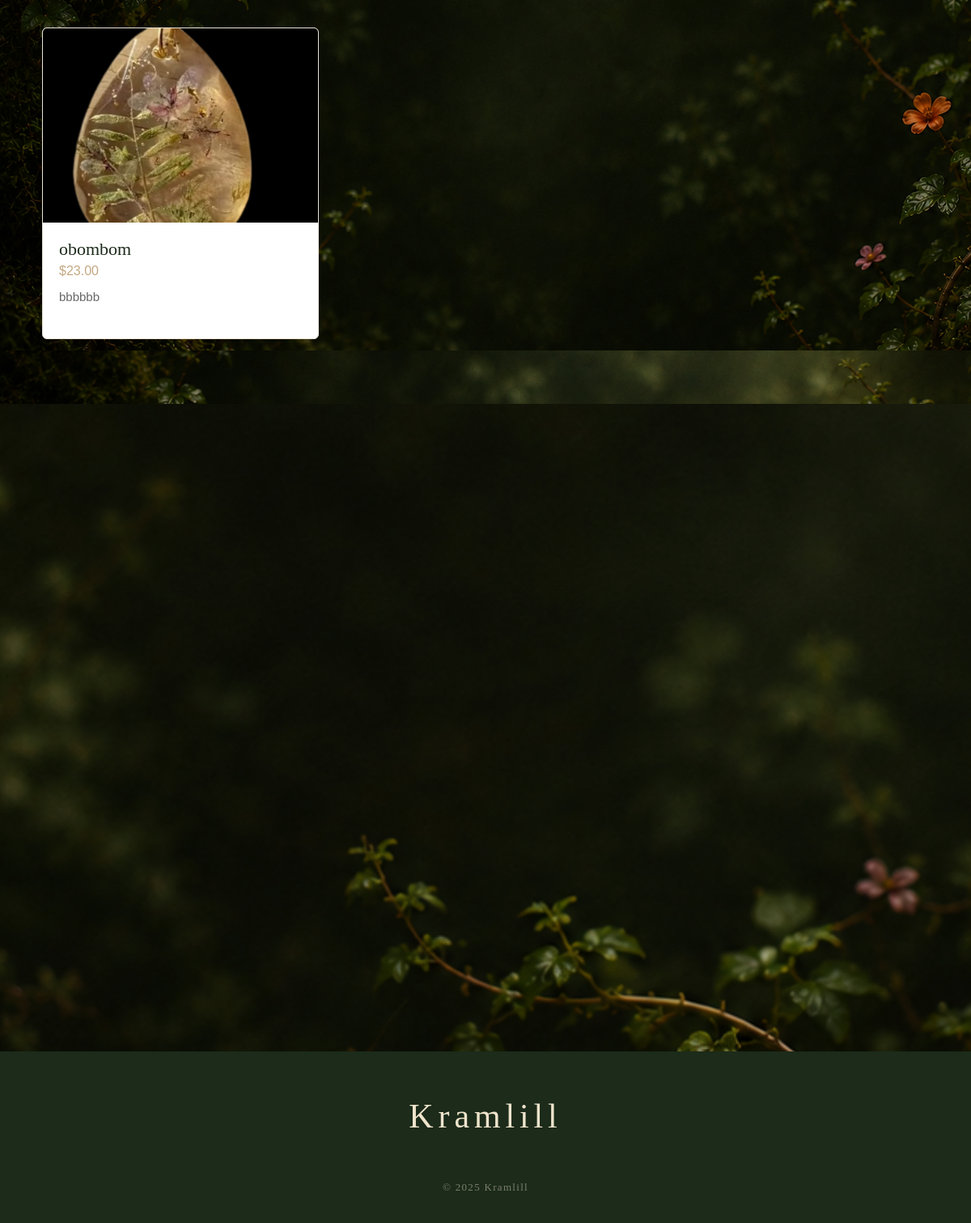
Before: / (lower part) with the older database file.
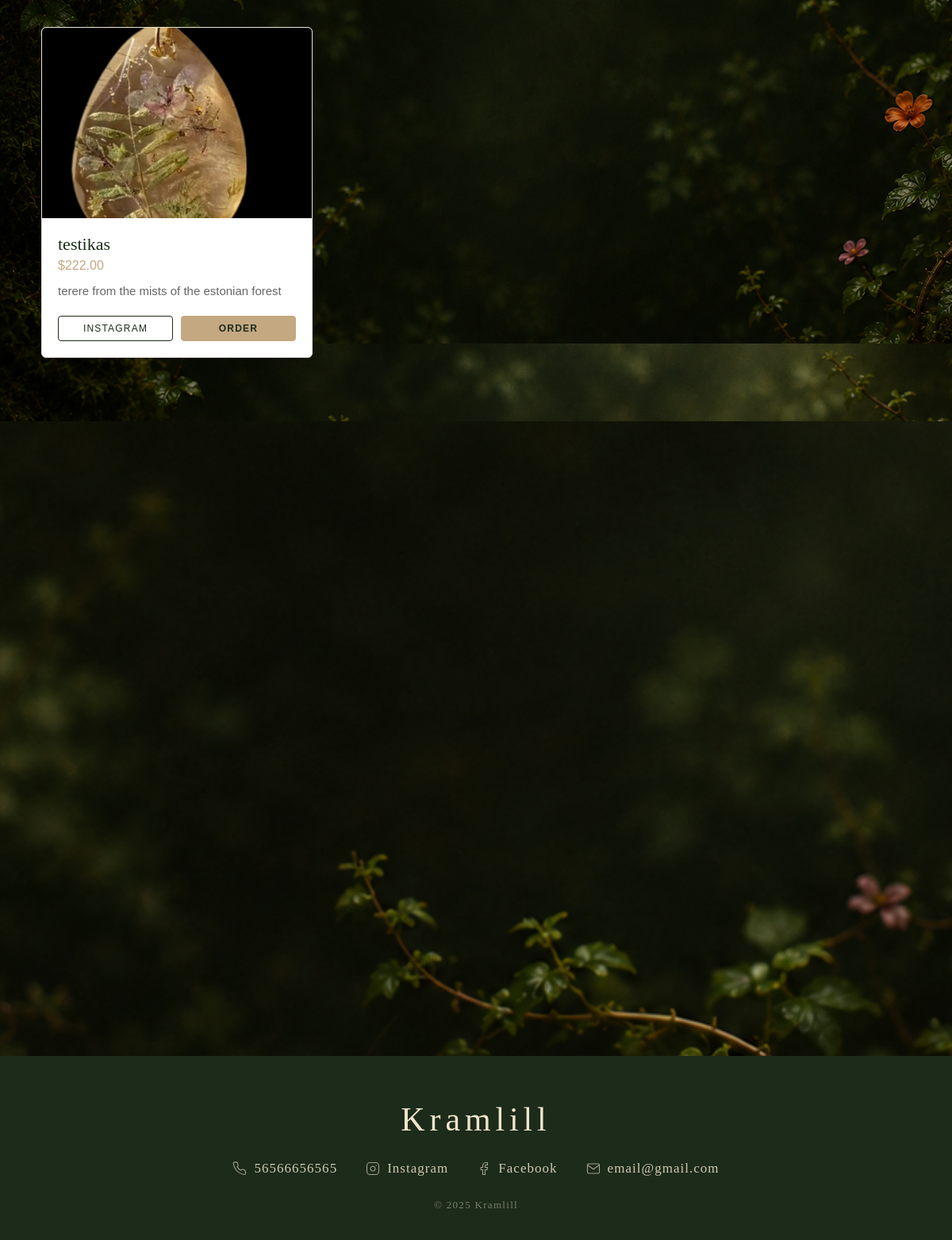
After: the same page with the newer database file.
### backend/models.py (models this page shows, shortened)
class Product(db.Model):
    __tablename__ = 'products'
    id = db.Column(db.Integer, primary_key=True)
    name = db.Column(db.String(120), nullable=False)
    description = db.Column(db.Text, nullable=True)
    price = db.Column(db.Float, nullable=False)
    stock = db.Column(db.Integer, nullable=False, default=0)
    image_filename = db.Column(db.String(255), nullable=True)
    where_to_get = db.Column(db.Text, nullable=True)
    instagram_url = db.Column(db.String(255), nullable=True)
    phone = db.Column(db.String(50), nullable=True)
    category = db.Column(db.String(50), nullable=False, default='Normal')

class SiteSettings(db.Model):
    __tablename__ = 'site_settings'
    id = db.Column(db.Integer, primary_key=True)
    phone = db.Column(db.String(50), nullable=True)
    instagram_url = db.Column(db.String(255), nullable=True)
    facebook_url = db.Column(db.String(255), nullable=True)
    email = db.Column(db.String(255), nullable=True)

### backend/app.py (the view)
@app.route('/')
def index():
    pinned_1 = Product.query.filter_by(category='Pinned 1').first()
    pinned_2 = Product.query.filter_by(category='Pinned 2').first()
    pinned_3 = Product.query.filter_by(category='Pinned 3').first()
    normal_products = Product.query.filter_by(category='Normal').all()
    settings = SiteSettings.query.get(1)
    return render_template('index.html', pinned_1=pinned_1, pinned_2=pinned_2, pinned_3=pinned_3, normal_products=normal_products, settings=settings)

### frontend/templates/index.html (shortened to what this page needs)
<!DOCTYPE html>
<html lang="en">
<head>
    <link rel="stylesheet" href="{{ url_for('static', filename='css/style.css') }}">
</head>
<body>
{% macro gallery_json(product) -%}
{%- set ns = namespace(urls=[]) -%}
{%- if product.image_filename -%}{%- set ns.urls = ns.urls + [url_for('static', filename='uploads/' + product.image_filename)] -%}{%- endif -%}
{%- for gi in product.gallery_images -%}{%- set ns.urls = ns.urls + [url_for('static', filename='uploads/' + gi.filename)] -%}{%- endfor -%}
{{- ns.urls | tojson -}}
{%- endmacro %}
    <section class="normal-products-section">
        <div class="normal-grid">
            {% for product in normal_products %}
                <div class="normal-card product-clickable"
                     data-name="{{ product.name }}"
                     data-price="{{ '%.2f'|format(product.price) }}"
                     data-description="{{ product.description or '' }}"
                     data-where="{{ product.where_to_get or '' }}"
                     data-instagram="{{ product.instagram_url or '' }}"
                     data-phone="{{ product.phone or '' }}"
                     data-gallery='{{ gallery_json(product) }}'>
                    <div class="normal-image-container">
                        {% if product.image_filename %}
                            <img src="{{ url_for('static', filename='uploads/' + product.image_filename) }}" alt="{{ product.name }}">
                        {% else %}
                            <div class="normal-image-placeholder">No Image</div>
                        {% endif %}
                    </div>
                    <div class="normal-details">
                        <h3 class="normal-name">{{ product.name }}</h3>
                        <p class="normal-price">${{ "%.2f"|format(product.price) }}</p>
                        <p class="normal-desc">{{ product.description }}</p>
                        <div class="normal-actions">
                            {% if product.instagram_url %}
                                <a href="{{ product.instagram_url }}" target="_blank" class="normal-btn insta" onclick="event.stopPropagation()">Instagram</a>
                            {% endif %}
                            {% if product.phone %}
                                <a href="tel:{{ product.phone }}" class="normal-btn call" onclick="event.stopPropagation()">Order</a>
                            {% endif %}
                        </div>
                    </div>
                </div>
            {% else %}
                <div class="no-products">
                    <p>No additional catalog products available yet.</p>
                </div>
            {% endfor %}
        </div>
    </section>
    <section class="catalog-footer"></section>
    <footer class="site-footer">
        <div class="footer-inner">
            <p class="footer-brand">Kramlill</p>
            <div class="footer-contacts">
                {% if settings and settings.phone %}
                <a href="tel:{{ settings.phone }}" class="footer-contact-item">
                    <span>{{ settings.phone }}</span>
                </a>
                {% endif %}
                {% if settings and settings.instagram_url %}
                <a href="{{ settings.instagram_url }}" target="_blank" class="footer-contact-item">
                    <span>Instagram</span>
                </a>
                {% endif %}
                {% if settings and settings.facebook_url %}
                <a href="{{ settings.facebook_url }}" target="_blank" class="footer-contact-item">
                    <svg xmlns="http://www.w3.org/2000/svg" width="18" height="18" viewBox="0 0 24 24" fill="none" stroke="currentColor" stroke-width="1.5" stroke-linecap="round" stroke-linejoin="round"><path d="M18 2h-3a5 5 0 0 0-5 5v3H7v4h3v8h4v-8h3l1-4h-4V7a1 1 0 0 1 1-1h3z"/></svg>
                    <span>Facebook</span>
                </a>
                {% endif %}
                {% if settings and settings.email %}
                <a href="mailto:{{ settings.email }}" class="footer-contact-item">
                    <svg xmlns="http://www.w3.org/2000/svg" width="18" height="18" viewBox="0 0 24 24" fill="none" stroke="currentColor" stroke-width="1.5" stroke-linecap="round" stroke-linejoin="round"><path d="M4 4h16c1.1 0 2 .9 2 2v12c0 1.1-.9 2-2 2H4c-1.1 0-2-.9-2-2V6c0-1.1.9-2 2-2z"/><polyline points="22,6 12,13 2,6"/></svg>
                    <span>{{ settings.email }}</span>
                </a>
                {% endif %}
            </div>
            <p class="footer-copy">&copy; {{ 2025 }} Kramlill</p>
        </div>
    </footer>
</body>
</html>

### frontend/static/css/style.css (style rules this page uses)
:root { --forest-green: #1c2b1a; --cream-light: #faf6ee; --cream-gold: #efe4cc; --gold-accent: #c4a882; --dark-text: #2c352a; --white: #ffffff; --accent-red: #d73a49; }
body { font-family: 'Cormorant Garamond', Georgia, serif; margin: 0; padding: 0; background-color: var(--cream-light); color: var(--dark-text); }
.normal-products-section { width: 100%; box-sizing: border-box; padding: 80px 52px; background-image: url('../images/productpage_background4.png'); background-repeat: repeat; background-size: auto; }
.catalog-footer { width: 100%; min-height: 100vh; background-image: url('../images/productpage-background1.png'); background-size: cover; background-position: center; background-repeat: no-repeat; background-attachment: fixed; }
.normal-grid { display: grid; grid-template-columns: repeat(auto-fill, minmax(280px, 1fr)); gap: 35px; }
.normal-card { background: var(--white); border-radius: 6px; border: 1px solid #eae2d5; overflow: hidden; transition: transform 0.3s ease, box-shadow 0.3s ease; display: flex; flex-direction: column; }
.normal-image-container { width: 100%; height: 240px; overflow: hidden; background: #fdfdfd; }
.normal-image-container img { width: 100%; height: 100%; object-fit: cover; transition: transform 0.5s ease; }
.normal-details { padding: 20px; display: flex; flex-direction: column; flex-grow: 1; }
.normal-name { margin: 0 0 5px 0; font-size: 22px; font-weight: 400; color: var(--forest-green); }
.normal-price { margin: 0 0 12px 0; font-family: sans-serif; color: var(--gold-accent); font-size: 16px; }
.normal-desc { margin: 0 0 20px 0; font-size: 15px; line-height: 1.5; color: #666; flex-grow: 1; font-family: sans-serif; }
.normal-actions { display: flex; gap: 10px; }
.normal-btn { flex: 1; text-align: center; text-decoration: none; font-family: sans-serif; font-size: 12px; padding: 8px 12px; border-radius: 4px; text-transform: uppercase; letter-spacing: 0.1em; transition: all 0.3s ease; }
.insta { background: transparent; border: 1px solid var(--forest-green); color: var(--forest-green); }
.call { background: var(--gold-accent); border: 1px solid var(--gold-accent); color: var(--forest-green); font-weight: bold; }
.product-clickable { cursor: pointer; }
.site-footer { background-color: var(--forest-green); color: var(--cream-gold); padding: 56px 52px 36px; }
.footer-inner { max-width: 1100px; margin: 0 auto; display: flex; flex-direction: column; align-items: center; gap: 28px; }
.footer-brand { font-family: 'Cormorant Garamond', Georgia, serif; font-size: 42px; font-weight: 400; letter-spacing: 0.14em; color: var(--cream-gold); margin: 0; }
.footer-contacts { display: flex; flex-wrap: wrap; gap: 36px; justify-content: center; }
.footer-contact-item { display: flex; align-items: center; gap: 9px; color: var(--cream-gold); text-decoration: none; font-family: 'Cormorant Garamond', Georgia, serif; font-size: 17px; letter-spacing: 0.06em; opacity: 0.85; transition: opacity 0.2s ease, color 0.2s ease; }
.footer-contact-item svg { flex-shrink: 0; opacity: 0.75; }
.footer-copy { font-family: 'Cormorant Garamond', Georgia, serif; font-size: 13px; letter-spacing: 0.1em; opacity: 0.45; margin: 0; color: var(--cream-gold); }

Changed rows visible on the page:
changed Product: name "obombom" → "testikas"; price "23.00" → "222.00"; description "bbbbbb" → "terere from the mists of the estonian forest"; now shows "INSTAGRAM"; now shows "ORDER"
added SiteSettings: phone "56566656565", email "email@gmail.com"
Other visible differences:
text now shown: "Instagram Facebook"
